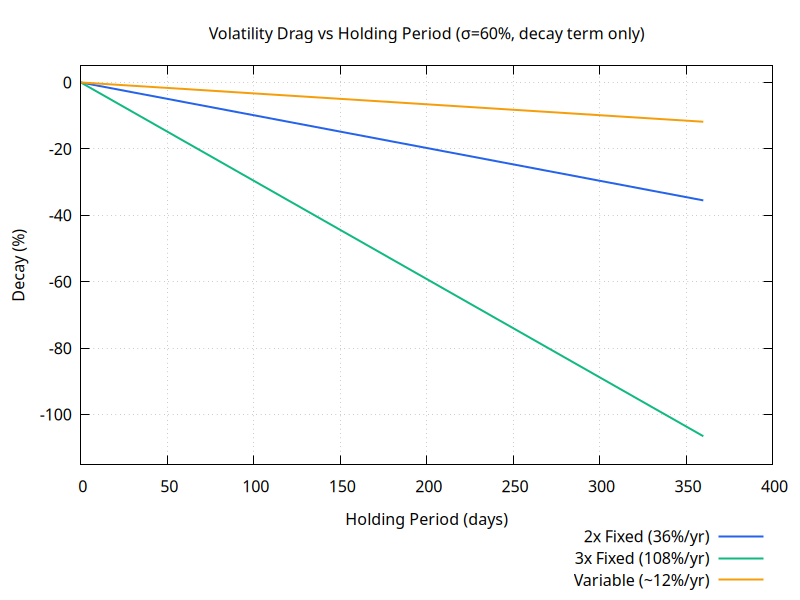

Generate this figure with gnuplot:
set terminal pngcairo size 800,600 background "#ffffff"
set grid
set key bmargin
set style line 1 lc rgb "#2563eb" lw 2
set style line 2 lc rgb "#10b981" lw 2
set style line 3 lc rgb "#f59e0b" lw 2
set style line 4 lc rgb "#dc2626" lw 2
set style line 5 lc rgb "#8b5cf6" lw 2
set output "volatility-decay.png"
set title "Volatility Drag vs Holding Period (σ=60%, decay term only)"
set xlabel "Holding Period (days)"
set ylabel "Decay (%)"
set yrange [-115:5]

plot '-' using 1:2 with lines ls 1 title '2x Fixed (36%/yr)', \
     '-' using 1:2 with lines ls 2 title '3x Fixed (108%/yr)', \
     '-' using 1:2 with lines ls 3 title 'Variable (\~12%/yr)'
0  -0
30  -2.9589
60  -5.91781
90  -8.87671
120  -11.8356
150  -14.7945
180  -17.7534
210  -20.7123
240  -23.6712
270  -26.6301
300  -29.589
330  -32.5479
360  -35.5068
e
0  -0
30  -8.87671
60  -17.7534
90  -26.6301
120  -35.5068
150  -44.3836
180  -53.2603
210  -62.137
240  -71.0137
270  -79.8904
300  -88.7671
330  -97.6438
360  -106.521
e
0  -0
30  -0.985092
60  -1.97018
90  -2.95528
120  -3.94037
150  -4.92546
180  -5.91055
210  -6.89564
240  -7.88073
270  -8.86583
300  -9.85092
330  -10.836
360  -11.8211
e
